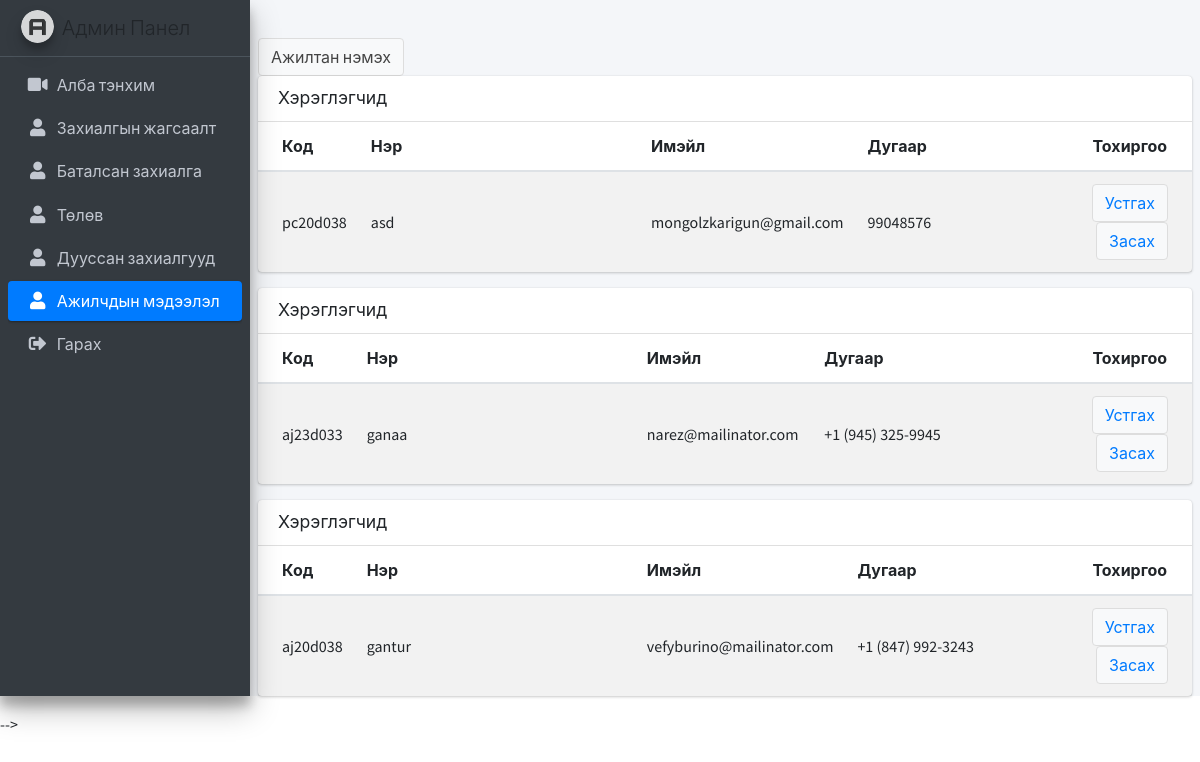
/employee-user.php, run on an earlier commit of the app's database.
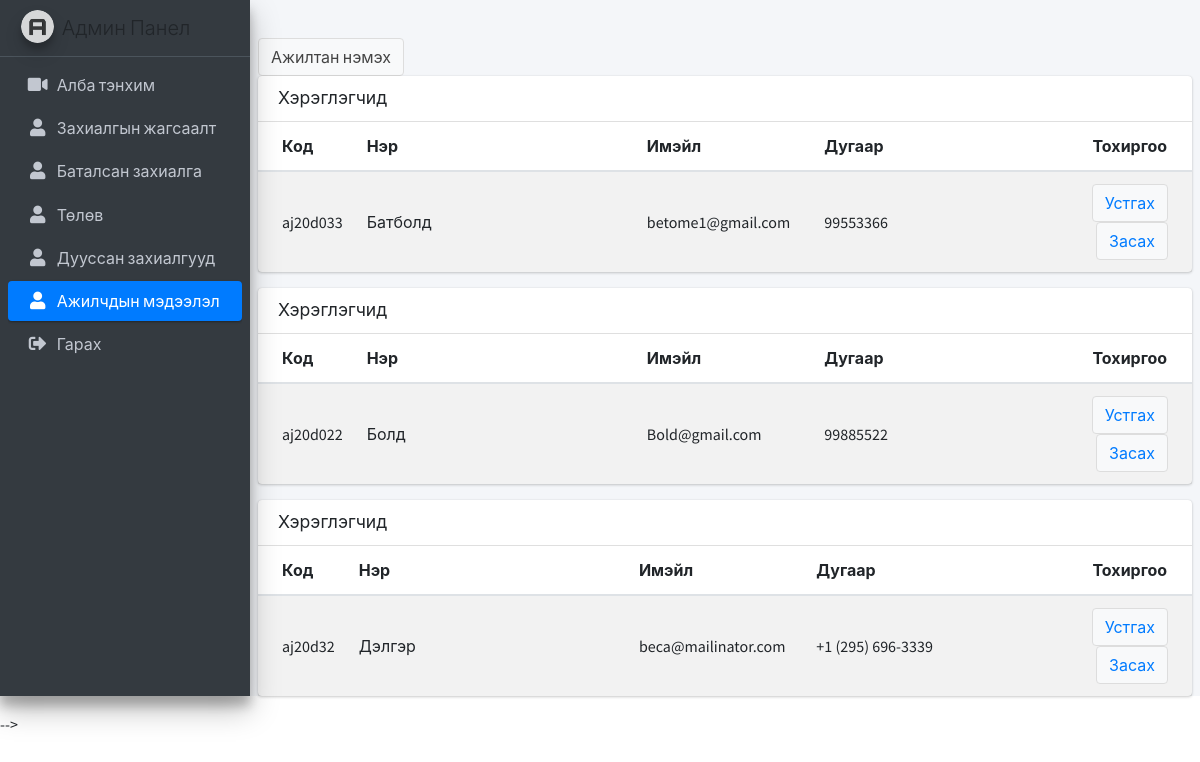
And on a later commit of the database.
### tables this page shows
CREATE TABLE `employee` (
  `employee_id` char(8) NOT NULL,
  `username` varchar(150) NOT NULL,
  `lastname` varchar(50) NOT NULL,
  `phone` varchar(20) NOT NULL,
  `email` varchar(50) NOT NULL,
  `password` varchar(50) NOT NULL,
  `gender` char(10) NOT NULL
);

### employee-user.php (the view, shortened to what this page needs)
<!DOCTYPE html>
<html>
<head>
  <link rel="stylesheet" href="plugins/fontawesome-free/css/all.min.css" />
  <link rel="stylesheet" href="https://code.ionicframework.com/ionicons/2.0.1/css/ionicons.min.css" />
  <link rel="stylesheet" href="dist/css/adminlte.min.css" />
</head>
<body class="hold-transition sidebar-mini">
  <div class="wrapper">
    <aside class="main-sidebar sidebar-dark-primary elevation-4">
      <a class="brand-link">
        <img src="dist/img/AdminLTELogo.png" alt="AdminLTE Logo" class="brand-image img-circle elevation-3"
          style="opacity: 0.8" />
        <span class="brand-text font-weight-light">Админ Панел</span>
      </a>
      <div class="sidebar">
        <nav class="mt-2">
          <ul class="nav nav-pills nav-sidebar flex-column" data-widget="treeview" role="menu" data-accordion="false">
            <li class="nav-item">
              <a href="admin-movie.php" class="nav-link ">
                <i class="nav-icon fas fa-video"></i>
                <p>Алба тэнхим</p>
              </a>
            </li>
            <li class="nav-item">
              <a href="admin-users.php" class="nav-link">
                <i class="nav-icon fas fa-user"></i>
                <p>Захиалгын жагсаалт</p>
              </a>
            </li>
            <li class="nav-item">
              <a href="admin-orderConfirm.php" class="nav-link">
                <i class="nav-icon fas fa-user"></i>
                <p>Баталсан захиалга</p>
              </a>
            </li>
            <li class="nav-item">
              <a href="workProcess.php" class="nav-link">
                <i class="nav-icon fas fa-user"></i>
                <p>Төлөв</p>
              </a>
            </li>
            <li class="nav-item">
              <a href="admin-done.php" class="nav-link">
                <i class="nav-icon fas fa-user"></i>
                <p>Дууссан захиалгууд</p>
              </a>
            </li>
            <li class="nav-item">
              <a href="employee-user.php" class="nav-link active">
                <i class="nav-icon fas fa-user"></i>
                <p>Ажилчдын мэдээлэл</p>
              </a>
            </li>
            <li class="nav-item">
              <a href="./service/logout.php" class="nav-link">
                <i class="nav-icon fas fa-sign-out-alt"></i>
                <p>Гарах</p>
              </a>
            </li>
          </ul>
        </nav>
      </div>
    </aside>
    <div class="content-wrapper">
      <section class="content-header">
      </section>
      <section class="content">
        <button type="button" class="btn btn-default" data-toggle="modal" data-target="#employee-lg">
          Ажилтан нэмэх
        </button>
      </section>
      <?php
      include("./service/dbConnect.php");
      $sql = "SELECT employee_id, username, lastname, email, phone FROM employee ORDER BY username";
      $result = $conn->query($sql);
      if ($result->num_rows > 0) {
        while ($row = $result->fetch_assoc()) {
          echo '<section class="content">';
          echo '<div class="card">';
          echo '<div class="card-header">';
          echo '<h3 class="card-title">Хэрэглэгчид</h3>';
          echo '</div>';
          echo '<div class="card-body p-0">';
          echo '<table class="table table-striped projects">';
          echo '<thead>';
          echo '<tr>';
          echo '<th style="width: 1%">Код</th>';
          echo '<th style="width: 30%">Нэр</th>';
          echo '<th style="width: 19%">Имэйл</th>';
          echo '<th style="width: "15%">Дугаар</th>';
          echo '<th style="width: 10%; text-align: center">Тохиргоо</th>';
          echo '</tr>';
          echo '</thead>';
          echo '<tbody>';
          echo '<tr>';
          echo "<td>" . $row['employee_id'] . "</td>";
          echo '<td>';
          echo "<a>" . $row['lastname'] . "</a>";
          echo '<br />';
          echo '</td>';
          echo "<td>" . $row['email'] . "</td>";
          echo "<td>" . $row['phone'] . "</td>";
          echo '<td class="project-actions text-right">';
          ?>
          <button type="button" class="btn btn-default" data-toggle="modal">
            <a onclick="return confirm('Утгахдаа итгэлтэй байна уу ? ')"
              href="./service/employeeDelete.php?eid=<?php echo $row["employee_id"]; ?>">Устгах</a></button>
          <button onclick="" type="button" class="btn btn-default" data-toggle="modal">
            <a href="./service/userUpdate.php?eid=<?php echo $row["employee_id"]; ?>">Засах</a>
          </button>
          <?php
          echo '</td>';
          echo '</tr>';
          echo '</tbody>';
          echo '</table>';
          echo '</div>';
          echo '</div>';
          echo '</section>';
        }
      } else {
        echo "0 results";
      }
      ?>
    </div>
  </div> -->
</body>
</html>

What changed in the data, as far as the page shows it:
removed employee: employee_id "pc20d038", lastname "asd", email "mongolzkarigun@gmail.com", phone "99048576"
removed employee: employee_id "aj23d033", lastname "ganaa", email "narez@mailinator.com", phone "+1 (945) 325-9945"
removed employee: employee_id "aj20d038", lastname "gantur", email "vefyburino@mailinator.com", phone "+1 (847) 992-3243"
added employee: employee_id "aj20d033", lastname "Батболд", email "betome1@gmail.com", phone "99553366"
added employee: employee_id "aj20d022", lastname "Болд", email "Bold@gmail.com", phone "99885522"
added employee: employee_id "aj20d32", lastname "Дэлгэр", email "beca@mailinator.com", phone "+1 (295) 696-3339"
